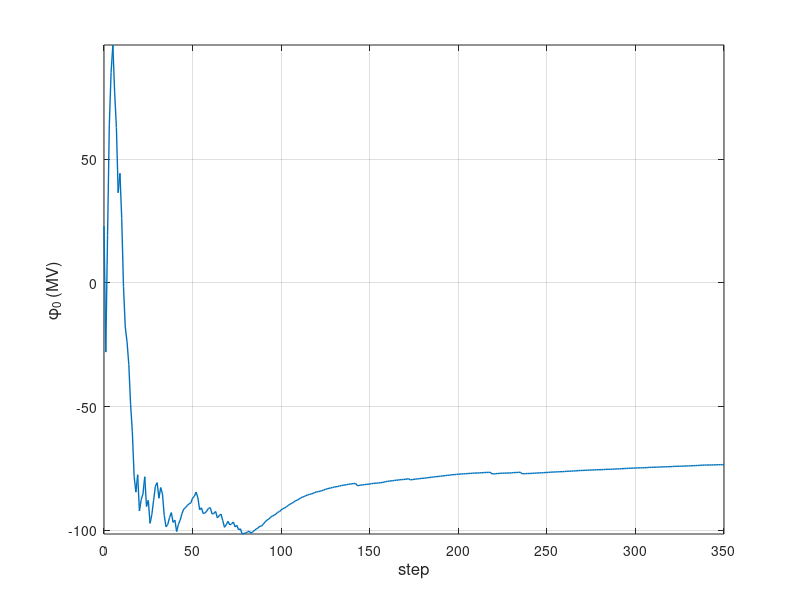

MATLAB code to generate this figure:
close all
clear all
clc

% 1 pica = 12 points = 1/6 inch
%set(gca,'Units','inches','Position',[2 2 20 15]/6,'OuterPosition', [0 0 30 25]/6)
set(gcf,'Units','inches','OuterPosition', [20 20 20 20]/6)

phio = load('ChannelPotentials.dat')*1e-6;
step = (0:size(phio)-1)';

plot(step,phio,'LineWidth',1,'LineStyle','-');
xlabel('step','FontSize',12);
ylabel('\phi_0 (MV)','FontSize',12);
set(gca,'FontSize',10);
axis([0 max(step) min(phio) max(phio)]) ;
box on
grid on